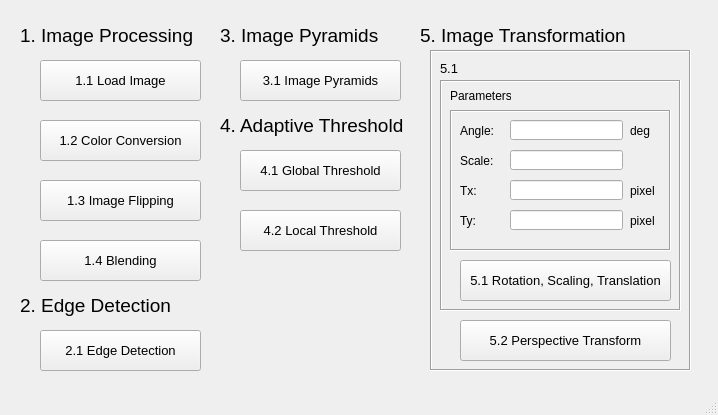
<?xml version="1.0" encoding="UTF-8"?>
<ui version="4.0">
 <class>MainWindow</class>
 <widget class="QMainWindow" name="MainWindow">
  <property name="geometry">
   <rect>
    <x>0</x>
    <y>0</y>
    <width>718</width>
    <height>415</height>
   </rect>
  </property>
  <property name="windowTitle">
   <string>MainWindow</string>
  </property>
  <widget class="QWidget" name="centralwidget">
   <widget class="QPushButton" name="btn2_1">
    <property name="geometry">
     <rect>
      <x>40</x>
      <y>330</y>
      <width>161</width>
      <height>41</height>
     </rect>
    </property>
    <property name="font">
     <font>
      <family>Arial</family>
      <pointsize>10</pointsize>
     </font>
    </property>
    <property name="text">
     <string>2.1 Edge Detection</string>
    </property>
   </widget>
   <widget class="QPushButton" name="btn4_1">
    <property name="geometry">
     <rect>
      <x>240</x>
      <y>150</y>
      <width>161</width>
      <height>41</height>
     </rect>
    </property>
    <property name="font">
     <font>
      <family>Arial</family>
      <pointsize>10</pointsize>
     </font>
    </property>
    <property name="text">
     <string>4.1 Global Threshold</string>
    </property>
   </widget>
   <widget class="QPushButton" name="btn4_2">
    <property name="geometry">
     <rect>
      <x>240</x>
      <y>210</y>
      <width>161</width>
      <height>41</height>
     </rect>
    </property>
    <property name="font">
     <font>
      <family>Arial</family>
      <pointsize>10</pointsize>
     </font>
    </property>
    <property name="text">
     <string>4.2 Local Threshold</string>
    </property>
   </widget>
   <widget class="QLabel" name="label">
    <property name="geometry">
     <rect>
      <x>20</x>
      <y>20</y>
      <width>181</width>
      <height>31</height>
     </rect>
    </property>
    <property name="font">
     <font>
      <family>Arial</family>
      <pointsize>14</pointsize>
     </font>
    </property>
    <property name="text">
     <string>1. Image Processing</string>
    </property>
   </widget>
   <widget class="QLabel" name="label_2">
    <property name="geometry">
     <rect>
      <x>20</x>
      <y>290</y>
      <width>190</width>
      <height>31</height>
     </rect>
    </property>
    <property name="font">
     <font>
      <family>Arial</family>
      <pointsize>14</pointsize>
     </font>
    </property>
    <property name="text">
     <string>2. Edge Detection</string>
    </property>
   </widget>
   <widget class="QLabel" name="label_3">
    <property name="geometry">
     <rect>
      <x>420</x>
      <y>20</y>
      <width>211</width>
      <height>31</height>
     </rect>
    </property>
    <property name="font">
     <font>
      <family>Arial</family>
      <pointsize>14</pointsize>
     </font>
    </property>
    <property name="text">
     <string>5. Image Transformation</string>
    </property>
   </widget>
   <widget class="QLabel" name="label_4">
    <property name="geometry">
     <rect>
      <x>220</x>
      <y>110</y>
      <width>191</width>
      <height>31</height>
     </rect>
    </property>
    <property name="font">
     <font>
      <family>Arial</family>
      <pointsize>14</pointsize>
     </font>
    </property>
    <property name="text">
     <string>4. Adaptive Threshold</string>
    </property>
   </widget>
   <widget class="QFrame" name="frame_3">
    <property name="geometry">
     <rect>
      <x>430</x>
      <y>50</y>
      <width>261</width>
      <height>321</height>
     </rect>
    </property>
    <property name="frameShape">
     <enum>QFrame::Box</enum>
    </property>
    <property name="frameShadow">
     <enum>QFrame::Sunken</enum>
    </property>
    <widget class="QFrame" name="frame_5">
     <property name="geometry">
      <rect>
       <x>10</x>
       <y>30</y>
       <width>241</width>
       <height>231</height>
      </rect>
     </property>
     <property name="frameShape">
      <enum>QFrame::Box</enum>
     </property>
     <property name="frameShadow">
      <enum>QFrame::Sunken</enum>
     </property>
     <widget class="QPushButton" name="btn5_1">
      <property name="geometry">
       <rect>
        <x>20</x>
        <y>180</y>
        <width>211</width>
        <height>41</height>
       </rect>
      </property>
      <property name="font">
       <font>
        <family>Arial</family>
        <pointsize>10</pointsize>
       </font>
      </property>
      <property name="text">
       <string>5.1 Rotation, Scaling, Translation</string>
      </property>
     </widget>
     <widget class="QLabel" name="label_9">
      <property name="geometry">
       <rect>
        <x>10</x>
        <y>0</y>
        <width>61</width>
        <height>31</height>
       </rect>
      </property>
      <property name="font">
       <font>
        <pointsize>9</pointsize>
       </font>
      </property>
      <property name="text">
       <string>Parameters</string>
      </property>
     </widget>
     <widget class="QFrame" name="frame_6">
      <property name="geometry">
       <rect>
        <x>10</x>
        <y>30</y>
        <width>221</width>
        <height>141</height>
       </rect>
      </property>
      <property name="frameShape">
       <enum>QFrame::Box</enum>
      </property>
      <property name="frameShadow">
       <enum>QFrame::Sunken</enum>
      </property>
      <widget class="QLabel" name="label_10">
       <property name="geometry">
        <rect>
         <x>10</x>
         <y>10</y>
         <width>47</width>
         <height>21</height>
        </rect>
       </property>
       <property name="font">
        <font>
         <pointsize>9</pointsize>
        </font>
       </property>
       <property name="text">
        <string>Angle:</string>
       </property>
      </widget>
      <widget class="QLabel" name="label_11">
       <property name="geometry">
        <rect>
         <x>10</x>
         <y>40</y>
         <width>47</width>
         <height>21</height>
        </rect>
       </property>
       <property name="font">
        <font>
         <pointsize>9</pointsize>
        </font>
       </property>
       <property name="text">
        <string>Scale:</string>
       </property>
      </widget>
      <widget class="QLabel" name="label_12">
       <property name="geometry">
        <rect>
         <x>10</x>
         <y>70</y>
         <width>47</width>
         <height>21</height>
        </rect>
       </property>
       <property name="font">
        <font>
         <pointsize>9</pointsize>
        </font>
       </property>
       <property name="text">
        <string>Tx:</string>
       </property>
      </widget>
      <widget class="QLabel" name="label_13">
       <property name="geometry">
        <rect>
         <x>10</x>
         <y>100</y>
         <width>47</width>
         <height>21</height>
        </rect>
       </property>
       <property name="font">
        <font>
         <pointsize>9</pointsize>
        </font>
       </property>
       <property name="text">
        <string>Ty:</string>
       </property>
      </widget>
      <widget class="QLineEdit" name="edtAngle">
       <property name="geometry">
        <rect>
         <x>60</x>
         <y>10</y>
         <width>113</width>
         <height>20</height>
        </rect>
       </property>
      </widget>
      <widget class="QLineEdit" name="edtScale">
       <property name="geometry">
        <rect>
         <x>60</x>
         <y>40</y>
         <width>113</width>
         <height>20</height>
        </rect>
       </property>
      </widget>
      <widget class="QLineEdit" name="edtTx">
       <property name="geometry">
        <rect>
         <x>60</x>
         <y>70</y>
         <width>113</width>
         <height>20</height>
        </rect>
       </property>
      </widget>
      <widget class="QLineEdit" name="edtTy">
       <property name="geometry">
        <rect>
         <x>60</x>
         <y>100</y>
         <width>113</width>
         <height>20</height>
        </rect>
       </property>
      </widget>
      <widget class="QLabel" name="label_14">
       <property name="geometry">
        <rect>
         <x>180</x>
         <y>10</y>
         <width>21</width>
         <height>21</height>
        </rect>
       </property>
       <property name="font">
        <font>
         <family>Arial</family>
         <pointsize>9</pointsize>
        </font>
       </property>
       <property name="text">
        <string>deg</string>
       </property>
      </widget>
      <widget class="QLabel" name="label_15">
       <property name="geometry">
        <rect>
         <x>180</x>
         <y>70</y>
         <width>31</width>
         <height>21</height>
        </rect>
       </property>
       <property name="font">
        <font>
         <family>Arial</family>
         <pointsize>9</pointsize>
        </font>
       </property>
       <property name="text">
        <string>pixel</string>
       </property>
      </widget>
      <widget class="QLabel" name="label_16">
       <property name="geometry">
        <rect>
         <x>180</x>
         <y>100</y>
         <width>31</width>
         <height>21</height>
        </rect>
       </property>
       <property name="font">
        <font>
         <family>Arial</family>
         <pointsize>9</pointsize>
        </font>
       </property>
       <property name="text">
        <string>pixel</string>
       </property>
      </widget>
     </widget>
    </widget>
    <widget class="QPushButton" name="btn5_2">
     <property name="geometry">
      <rect>
       <x>30</x>
       <y>270</y>
       <width>211</width>
       <height>41</height>
      </rect>
     </property>
     <property name="font">
      <font>
       <family>Arial</family>
       <pointsize>10</pointsize>
      </font>
     </property>
     <property name="text">
      <string>5.2 Perspective Transform</string>
     </property>
    </widget>
    <widget class="QLabel" name="label_8">
     <property name="geometry">
      <rect>
       <x>10</x>
       <y>10</y>
       <width>21</width>
       <height>16</height>
      </rect>
     </property>
     <property name="font">
      <font>
       <family>Arial</family>
       <pointsize>10</pointsize>
      </font>
     </property>
     <property name="text">
      <string>5.1</string>
     </property>
    </widget>
   </widget>
   <widget class="QPushButton" name="btn1_1">
    <property name="geometry">
     <rect>
      <x>40</x>
      <y>60</y>
      <width>161</width>
      <height>41</height>
     </rect>
    </property>
    <property name="font">
     <font>
      <family>Arial</family>
      <pointsize>10</pointsize>
      <stylestrategy>PreferDefault</stylestrategy>
     </font>
    </property>
    <property name="cursor">
     <cursorShape>WaitCursor</cursorShape>
    </property>
    <property name="text">
     <string>1.1 Load Image</string>
    </property>
    <property name="checkable">
     <bool>false</bool>
    </property>
   </widget>
   <widget class="QPushButton" name="btn1_2">
    <property name="geometry">
     <rect>
      <x>40</x>
      <y>120</y>
      <width>161</width>
      <height>41</height>
     </rect>
    </property>
    <property name="font">
     <font>
      <family>Arial</family>
      <pointsize>10</pointsize>
      <stylestrategy>PreferDefault</stylestrategy>
     </font>
    </property>
    <property name="cursor">
     <cursorShape>WaitCursor</cursorShape>
    </property>
    <property name="text">
     <string>1.2 Color Conversion</string>
    </property>
    <property name="checkable">
     <bool>false</bool>
    </property>
   </widget>
   <widget class="QPushButton" name="btn1_4">
    <property name="geometry">
     <rect>
      <x>40</x>
      <y>240</y>
      <width>161</width>
      <height>41</height>
     </rect>
    </property>
    <property name="font">
     <font>
      <family>Arial</family>
      <pointsize>10</pointsize>
      <stylestrategy>PreferDefault</stylestrategy>
     </font>
    </property>
    <property name="cursor">
     <cursorShape>WaitCursor</cursorShape>
    </property>
    <property name="text">
     <string>1.4 Blending</string>
    </property>
    <property name="checkable">
     <bool>false</bool>
    </property>
   </widget>
   <widget class="QPushButton" name="btn1_3">
    <property name="geometry">
     <rect>
      <x>40</x>
      <y>180</y>
      <width>161</width>
      <height>41</height>
     </rect>
    </property>
    <property name="font">
     <font>
      <family>Arial</family>
      <pointsize>10</pointsize>
      <stylestrategy>PreferDefault</stylestrategy>
     </font>
    </property>
    <property name="cursor">
     <cursorShape>WaitCursor</cursorShape>
    </property>
    <property name="text">
     <string>1.3 Image Flipping</string>
    </property>
    <property name="checkable">
     <bool>false</bool>
    </property>
   </widget>
   <widget class="QPushButton" name="btn3_1">
    <property name="geometry">
     <rect>
      <x>240</x>
      <y>60</y>
      <width>161</width>
      <height>41</height>
     </rect>
    </property>
    <property name="font">
     <font>
      <family>Arial</family>
      <pointsize>10</pointsize>
     </font>
    </property>
    <property name="text">
     <string>3.1 Image Pyramids</string>
    </property>
   </widget>
   <widget class="QLabel" name="label_5">
    <property name="geometry">
     <rect>
      <x>220</x>
      <y>20</y>
      <width>161</width>
      <height>31</height>
     </rect>
    </property>
    <property name="font">
     <font>
      <family>Arial</family>
      <pointsize>14</pointsize>
     </font>
    </property>
    <property name="text">
     <string>3. Image Pyramids</string>
    </property>
   </widget>
  </widget>
  <widget class="QMenuBar" name="menubar">
   <property name="geometry">
    <rect>
     <x>0</x>
     <y>0</y>
     <width>718</width>
     <height>21</height>
    </rect>
   </property>
  </widget>
  <widget class="QStatusBar" name="statusbar"/>
 </widget>
 <resources/>
 <connections/>
</ui>
